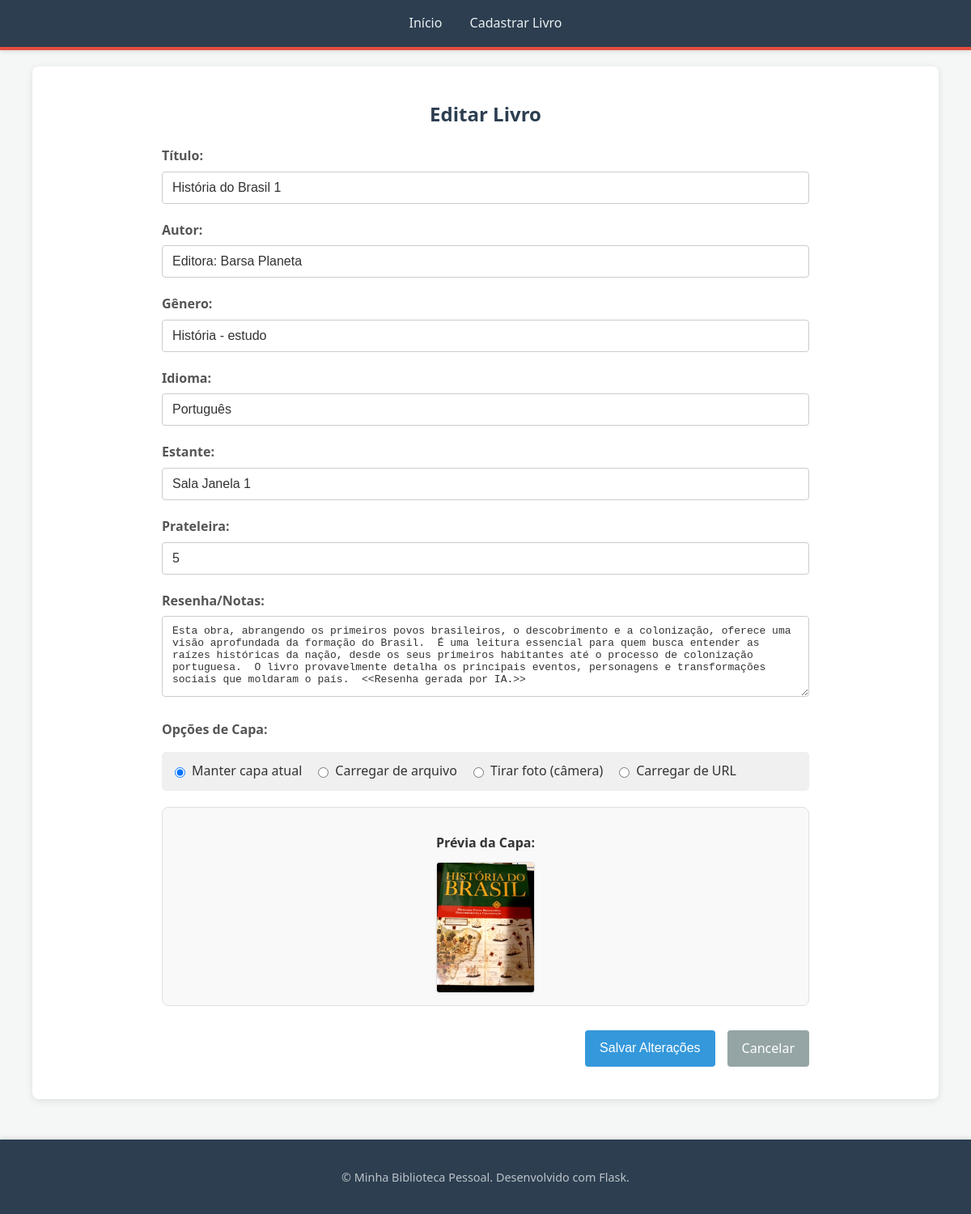
The app's page /edit/9eeea59d-03f9-40c0-9a3d-4474aef04ca5 with its own data.
### app.py (models this page shows, shortened)
class Book(db.Model):
    __tablename__ = 'books'
    id = db.Column(db.String(36), primary_key=True, default=lambda: str(uuid.uuid4()))
    title = db.Column(db.String(255), nullable=False)
    author = db.Column(db.String(255), nullable=False)
    genre = db.Column(db.String(100))
    language = db.Column(db.String(50))
    shelf = db.Column(db.String(100))
    bookshelf = db.Column(db.String(100))
    review = db.Column(db.Text)
    cover_path = db.Column(db.String(255))  # Caminho relativo da capa (ex: 'uploads/nome_arquivo.jpg')

### app.py (the view, shortened to what this page needs)
@app.route('/edit/<book_id>', methods=['GET', 'POST'])
def edit_book(book_id):
    book = db.session.get(Book, book_id)
    if not book:
        flash('Livro não encontrado.', 'error')
        return redirect(url_for('index'))
    return render_template('edit_book.html', book=book)

### templates/edit_book.html (shortened to what this page needs)
{% extends "base.html" %}
{% block content %}
    <section class="form-container">
        <h1>Editar Livro</h1>
        <form method="POST" action="{{ url_for('edit_book', book_id=book.id) }}" enctype="multipart/form-data" class="book-form" id="edit-book-form">
            <div class="form-group">
                <label for="title">Título:</label>
                <input type="text" id="title" name="title" value="{{ book.title }}" required>
            </div>
            <div class="form-group">
                <label for="author">Autor:</label>
                <input type="text" id="author" name="author" value="{{ book.author }}" required>
            </div>
            <div class="form-group">
                <label for="genre">Gênero:</label>
                <input type="text" id="genre" name="genre" value="{{ book.genre or '' }}">
            </div>
            <div class="form-group">
                <label for="language">Idioma:</label>
                <input type="text" id="language" name="language" value="{{ book.language or '' }}">
            </div>
            <div class="form-group">
                <label for="bookshelf">Estante:</label>
                <input type="text" id="bookshelf" name="bookshelf" value="{{ book.bookshelf or '' }}">
            </div>
            <div class="form-group">
                <label for="shelf">Prateleira:</label>
                <input type="text" id="shelf" name="shelf" value="{{ book.shelf or '' }}">
            </div>
            <div class="form-group">
                <label for="review">Resenha/Notas:</label>
                <textarea id="review" name="review" rows="4">{{ book.review or '' }}</textarea>
            </div>
            <div class="form-group cover-upload-options">
                <label>Opções de Capa:</label>
                <div class="radio-options">
                    <label>
                        <input type="radio" name="cover_option" value="current" checked> Manter capa atual
                    </label>
                    <label>
                        <input type="radio" name="cover_option" value="file"> Carregar de arquivo
                    </label>
                    <label>
                        <input type="radio" name="cover_option" value="camera"> Tirar foto (câmera)
                    </label>
                    <label>
                        <input type="radio" name="cover_option" value="url"> Carregar de URL
                    </label>
                </div>
                <div class="image-preview-container" style="margin-top:20px;">
                    <p>Prévia da Capa:</p>
                    <img id="cover-preview"
                         src="{% if book.cover_path %}{{ url_for('static', filename=book.cover_path) }}{% else %}{{ url_for('static', filename='uploads/default_cover.png') }}{% endif %}"
                         alt="Prévia da Capa"
                         class="default-cover-preview">
                </div>
            </div>
            <div class="form-actions">
                <button type="submit" class="btn btn-primary">Salvar Alterações</button>
                <a href="{{ url_for('book_detail_route', book_id=book.id) }}" class="btn btn-secondary">Cancelar</a>
            </div>
        </form>
    </section>
{% endblock %}

### static/css/style.css (style rules this page uses)
:root { --primary-color: #3498db; --primary-dark-color: #2980b9; --secondary-color: #95a5a6; --secondary-dark-color: #7f8c8d; --info-color: #1abc9c; --info-dark-color: #16a085; --danger-color: #e74c3c; --danger-dark-color: #c0392b; --header-bg-color: #2c3e50; --header-text-color: #ecf0f1; --body-bg-color: #f4f7f6; --container-bg-color: #fff; --text-color-dark: #333; --text-color-medium: #555; --text-color-light: #555; --border-color-light: #eee; --border-color-medium: #e0e0e0; --box-shadow-light: 0 1px 4px rgba(0,0,0,0.05); --box-shadow-medium: 0 2px 10px rgba(0,0,0,0.1); --font-family: 'Segoe UI', Tahoma, Geneva, Verdana, sans-serif; --border-radius: 8px; }
body, html { margin: 0; padding: 0; font-family: var(--font-family); background-color: var(--body-bg-color); color: var(--text-color-dark); line-height: 1.6; min-height: 100vh; display: flex; flex-direction: column; }
.form-container { margin: 20px auto; max-width: 800px; }
.form-container h1 { color: var(--header-bg-color); margin-bottom: 20px; text-align: center; }
.book-form .form-group { margin-bottom: 20px; }
.book-form label { display: block; margin-bottom: 6px; font-weight: 600; color: var(--text-color-medium); }
.book-form input[type="text"], .book-form input[type="url"], .book-form input[type="file"], .book-form textarea, .book-form select { width: 100%; padding: 10px 12px; border: 1px solid #ccc; border-radius: 4px; box-sizing: border-box; font-size: 1em; color: var(--text-color-dark); }
.book-form textarea { resize: vertical; min-height: 100px; }
.form-actions { margin-top: 30px; text-align: right; display: flex; justify-content: flex-end; gap: 15px; }
.cover-upload-options .radio-options { display: flex; flex-wrap: wrap; gap: 15px; margin-top: 15px; margin-bottom: 20px; padding: 10px; background-color: #f0f0f0; border-radius: 5px; border: 1px solid var(--border-color-light); }
.cover-upload-options .radio-options label { display: flex; align-items: center; font-weight: normal; margin-bottom: 0; cursor: pointer; color: var(--text-color-dark); }
.cover-upload-options .radio-options input[type="radio"] { margin-right: 8px; cursor: pointer; }
.image-preview-container { text-align: center; margin-top: 25px; padding: 15px; border: 1px solid var(--border-color-medium); border-radius: var(--border-radius); background-color: #f9f9f9; }
.image-preview-container p { font-weight: bold; margin-bottom: 10px; color: var(--text-color-dark); }
.default-cover-preview, .image-preview-container img { max-width: 120px; height: auto; border: 1px solid var(--border-color-medium); border-radius: 4px; box-shadow: var(--box-shadow-light); display: block; margin: 0 auto; }
.btn { padding: 10px 18px; border: none; border-radius: 4px; cursor: pointer; font-size: 1em; text-decoration: none; display: inline-flex; align-items: center; justify-content: center; gap: 8px; transition: background-color 0.2s ease, box-shadow 0.2s ease, transform 0.2s ease; min-height: 40px; box-sizing: border-box; white-space: nowrap; }
.btn-primary { background-color: var(--primary-color); color: white; }
.btn-secondary { background-color: var(--secondary-color); color: white; }

### records on screen
Book: title "História do Brasil 1", author "Editora: Barsa Planeta", genre "História - estudo", language "Português", bookshelf "Sala Janela 1", shelf "5", review "Esta obra, abrangendo os primeiros povos brasileiros, o descobrimento e a colonização, oferece uma visão aprofundada da formação do Brasil. É uma leitura essencial para quem busca entender as raízes históricas da nação, desde os seus primeiros habitantes até o processo de colonização portuguesa. O livro provavelmente detalha os principais eventos, personagens e transformações sociais que moldaram o país. <<Resenha gerada por IA.>>", cover_path (picture)
